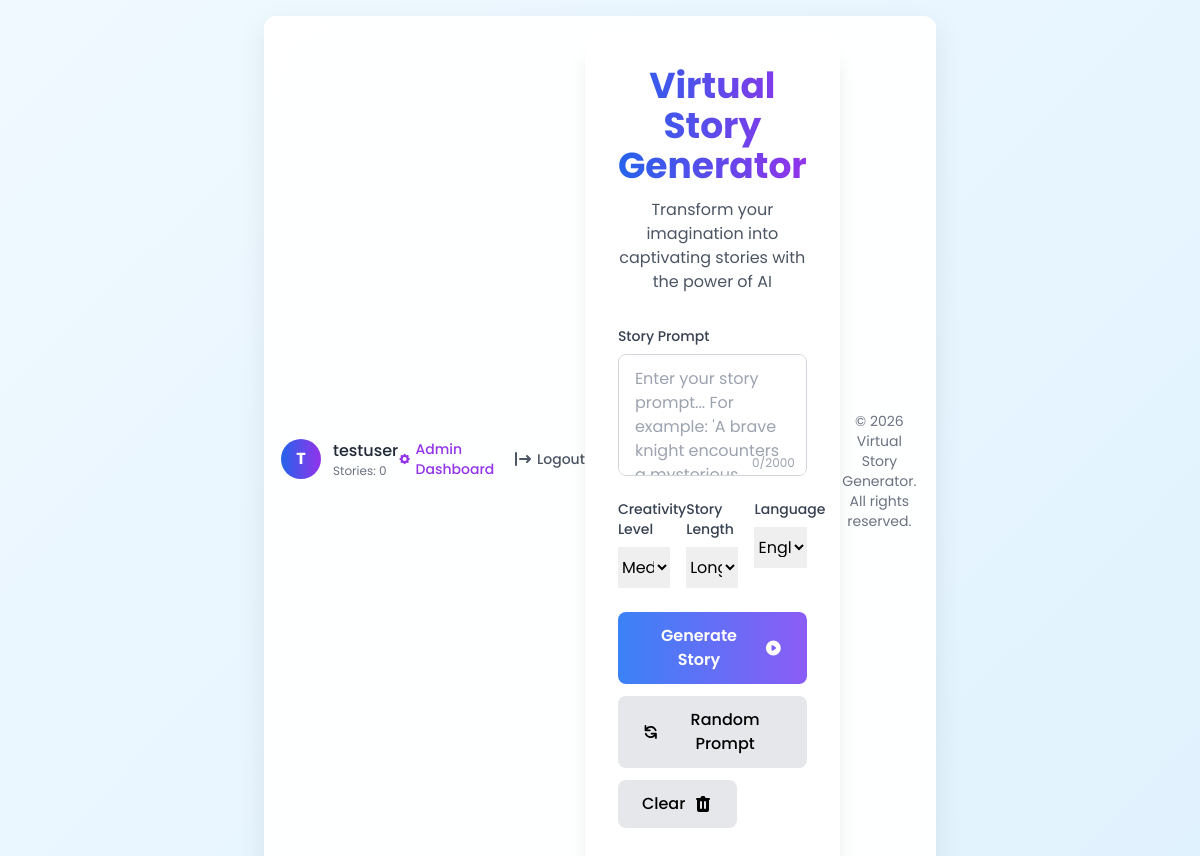
Page /generate (signed in) on the committed database.
### models.py (models this page shows, shortened)
class User(UserMixin, db.Model):
    __tablename__ = 'users'
    id = db.Column(db.Integer, primary_key=True)
    username = db.Column(db.String(80), unique=True, nullable=False)
    email = db.Column(db.String(120), unique=True, nullable=False)
    password_hash = db.Column(db.String(256), nullable=False)
    created_at = db.Column(db.DateTime, default=datetime.utcnow)
    stories_generated = db.Column(db.Integer, default=0)
    is_admin = db.Column(db.Boolean, default=False)
    is_active_flag = db.Column(db.Boolean, default=True)
    last_login = db.Column(db.DateTime)
    @property
    def is_active(self):
        return self.is_active_flag

### app.py (the view)
@app.route('/generate')
@login_required
def generate_story_page():
    return render_template('index.html', user=current_user)

### app.py (called while the page is built)
@login_manager.user_loader
def load_user(user_id):
    return User.query.get(int(user_id))

@app.before_request
def track_visit():
    if request.path.startswith('/static') or request.path.startswith('/admin/') and request.method == 'POST':
        return
    try:
        visit = SiteVisit(
            ip_address=request.remote_addr,
            user_agent=request.user_agent.string[:500] if request.user_agent.string else 'Unknown',
            page=request.path,
            user_id=current_user.id if current_user.is_authenticated else None,
            referrer=request.referrer[:500] if request.referrer else None
        )
        db.session.add(visit)
        db.session.commit()
    except Exception:
        db.session.rollback()

### templates/index.html (shortened to what this page needs)
<!DOCTYPE html>
<html lang="en">
<head>
    <script src="https://cdn.tailwindcss.com"></script>
</head>
<body class="gradient-bg">
    <div class="min-h-screen flex items-center justify-center p-4">
        <div class="w-full max-w-2xl">
            <div class="card-glass rounded-xl p-4 mb-6 flex items-center justify-between">
                <div class="flex items-center space-x-3">
                    <div class="w-10 h-10 bg-gradient-to-r from-blue-600 to-purple-600 rounded-full flex items-center justify-center text-white font-bold">
                        {{ user.username[0].upper() if user.username else 'U' }}
                    </div>
                    <div>
                        <p class="font-medium text-gray-800">{{ user.username }}</p>
                        <p class="text-xs text-gray-500">Stories: {{ user.stories_generated }}</p>
                    </div>
                </div>
                <div class="flex items-center space-x-3">
                    {% if user.is_admin %}
                    <a href="/admin" class="text-purple-600 hover:text-purple-800 font-medium text-sm flex items-center">
                        Admin Dashboard
                    </a>
                    {% endif %}
                    <a href="/logout" class="text-gray-600 hover:text-red-600 font-medium text-sm flex items-center">
                    Logout
                </a>
            </div>
            <div class="card-glass rounded-2xl p-6 md:p-8 shadow-xl">
                <div class="text-center mb-8">
                    <div class="flex flex-col items-center">
                        <h1 class="text-3xl md:text-4xl font-bold gradient-text bg-gradient-to-r from-blue-600 to-purple-600 bg-clip-text text-transparent">
                        </h1>
                    </div>
                    <p class="mt-3 text-gray-600 max-w-md mx-auto">
                        Transform your imagination into captivating stories with the power of AI
                    </p>
                </div>
                <div class="mb-6">
                    <label for="prompt" class="block text-sm font-medium text-gray-700 mb-2">
                        Story Prompt
                    </label>
                    <div class="relative">
                        <textarea
                            id="prompt"
                            rows="4"
                            placeholder="Enter your story prompt... For example: 'A brave knight encounters a mysterious dragon in a magical forest...'"
                            class="input-field w-full px-4 py-3 border border-gray-300 rounded-lg focus:ring-2 focus:ring-blue-500 focus:border-transparent transition-all duration-300 resize-none"
                        ></textarea>
                        <div class="absolute bottom-3 right-3 text-xs text-gray-400">
                            <span id="char-count">0</span>/2000
                        </div>
                    </div>
                    <div class="grid grid-cols-1 md:grid-cols-3 gap-4 mt-4">
                        <div>
                            <label class="block text-sm font-medium text-gray-700 mb-2">
                                Creativity Level
                            </label>
                            <select id="temperature" class="input-field w-full py-2">
                                <option value="0.7" selected>Medium</option>
                            </select>
                        </div>
                        <div>
                            <label class="block text-sm font-medium text-gray-700 mb-2">
                                Story Length
                            </label>
                            <select id="max-tokens" class="input-field w-full py-2">
                                <option value="1000" selected>Long (1000 words)</option>
                            </select>
                        </div>
                        <div>
                            <label class="block text-sm font-medium text-gray-700 mb-2">
                                Language
                            </label>
                            <select id="language" class="input-field w-full py-2">
                                <option value="english" selected>English</option>
                            </select>
                        </div>
                    </div>
                </div>
                <div class="flex flex-wrap gap-3 mb-6">
                    <button id="generate-btn" class="btn-primary flex-1 py-3 px-6 rounded-lg text-white font-semibold flex items-center justify-center min-w-[150px]">
                        <span>Generate Story</span>
                        <svg id="generate-icon" xmlns="http://www.w3.org/2000/svg" class="h-5 w-5 ml-2" viewBox="0 0 20 20" fill="currentColor">
                            <path fill-rule="evenodd" d="M10 18a8 8 0 100-16 8 8 0 000 16zM9.555 7.168A1 1 0 008 8v4a1 1 0 001.555.832l3-2a1 1 0 000-1.664l-3-2z" clip-rule="evenodd" />
                        </svg>
                    </button>
                    <button id="random-prompt-btn" class="btn-secondary py-3 px-6 rounded-lg font-medium flex items-center justify-center min-w-[150px]">
                        Random Prompt
                    </button>
                    <button id="clear-btn" class="btn-secondary py-3 px-6 rounded-lg font-medium flex items-center justify-center min-w-[100px]">
                        Clear
                    </button>
                </div>
            </div>
            <div class="text-center mt-6 text-sm text-gray-500">
                <p>&copy; 2026 Virtual Story Generator. All rights reserved.</p>
            </div>
        </div>
    </div>
</body>
</html>

### templates/index.html (style rules this page uses)
body { font-family: 'Poppins', sans-serif; }
.gradient-bg { background: linear-gradient(135deg, #f0f9ff 0%, #e0f2fe 100%); min-height: 100vh; }
.card-glass { background: rgba(255, 255, 255, 0.95); backdrop-filter: blur(10px); border: 1px solid rgba(255, 255, 255, 0.2); box-shadow: 0 10px 30px rgba(0, 0, 0, 0.08); }
.btn-primary { background: linear-gradient(to right, #3b82f6, #8b5cf6); transition: all 0.3s ease; }
.btn-secondary { background: #e5e7eb; transition: all 0.3s ease; }

### rows in the picture
User: username "T", username "testuser", stories_generated "0"
